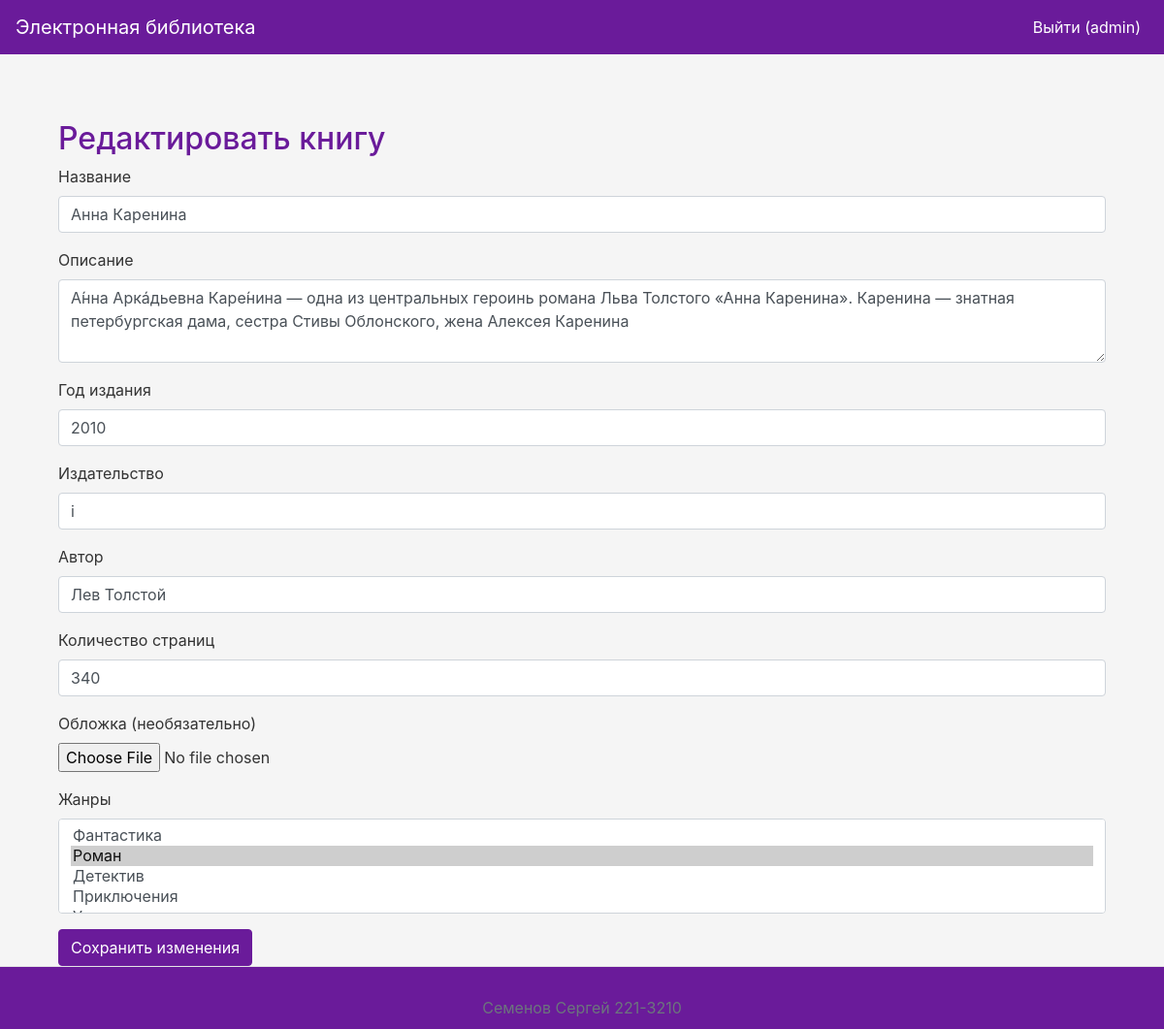
Screenshot of /edit/11 (signed in) with the database file from the repository.
### app.py (models this page shows, shortened)
class User(db.Model, UserMixin):
    id = db.Column(db.Integer, primary_key=True)
    username = db.Column(db.String(255), unique=True, nullable=False)
    password_hash = db.Column(db.String(255), nullable=False)
    last_name = db.Column(db.String(255), nullable=False)
    first_name = db.Column(db.String(255), nullable=False)
    middle_name = db.Column(db.String(255))
    role_id = db.Column(db.Integer, db.ForeignKey('role.id'), nullable=False)
    reviews = db.relationship('Review', backref='user', lazy=True)

class Book(db.Model):
    id = db.Column(db.Integer, primary_key=True)
    title = db.Column(db.String(255), nullable=False)
    description = db.Column(db.Text, nullable=False)
    year = db.Column(db.Integer, nullable=False)
    publisher = db.Column(db.String(255), nullable=False)
    author = db.Column(db.String(255), nullable=False)
    pages = db.Column(db.Integer, nullable=False)
    cover_id = db.Column(db.Integer, db.ForeignKey('cover.id'), nullable=True)
    genres = db.relationship('Genre', secondary='book_genre', back_populates='books')
    reviews = db.relationship('Review', backref='book', lazy=True)

### app.py (the view, shortened to what this page needs)
@app.route('/edit/<int:book_id>', methods=['GET', 'POST'])
@login_required
def edit_book(book_id):
    book = Book.query.get_or_404(book_id)
    if current_user.role.name not in ['Администратор', 'Модератор']:
        flash('У вас недостаточно прав для выполнения данного действия.', 'danger')
        return redirect(url_for('index'))
    genres = Genre.query.all()
    return render_template('edit_book.html', book=book, genres=genres)

### app.py (called while the page is built)
@login_manager.user_loader
def load_user(user_id):
    return User.query.get(int(user_id))

### templates/edit_book.html
{% extends "base.html" %}
{% block content %}
<div class="container mt-5">
    <h2>Редактировать книгу</h2>
    <form method="POST" enctype="multipart/form-data">
        <div class="form-group">
            <label for="title">Название</label>
            <input type="text" class="form-control" id="title" name="title" value="{{ book.title }}" required>
        </div>
        <div class="form-group">
            <label for="description">Описание</label>
            <textarea class="form-control" id="description" name="description" rows="3" required>{{ book.description }}</textarea>
        </div>
        <div class="form-group">
            <label for="year">Год издания</label>
            <input type="number" class="form-control" id="year" name="year" value="{{ book.year }}" required>
        </div>
        <div class="form-group">
            <label for="publisher">Издательство</label>
            <input type="text" class="form-control" id="publisher" name="publisher" value="{{ book.publisher }}" required>
        </div>
        <div class="form-group">
            <label for="author">Автор</label>
            <input type="text" class="form-control" id="author" name="author" value="{{ book.author }}" required>
        </div>
        <div class="form-group">
            <label for="pages">Количество страниц</label>
            <input type="number" class="form-control" id="pages" name="pages" value="{{ book.pages }}" required>
        </div>
        <div class="form-group">
            <label for="cover">Обложка (необязательно)</label>
            <input type="file" class="form-control-file" id="cover" name="cover">
        </div>
        <div class="form-group">
            <label for="genres">Жанры</label>
            <select multiple class="form-control" id="genres" name="genres">
                {% for genre in genres %}
                <option value="{{ genre.id }}" {% if genre in book.genres %}selected{% endif %}>{{ genre.name }}</option>
                {% endfor %}
            </select>
        </div>
        <button type="submit" class="btn btn-primary">Сохранить изменения</button>
    </form>
</div>
{% endblock %}

### templates/base.html (shortened to what this page needs)
<!DOCTYPE html>
<html lang="ru">
<head>
    <link rel="stylesheet" href="https://stackpath.bootstrapcdn.com/bootstrap/4.5.2/css/bootstrap.min.css">
    <link rel="stylesheet" href="{{ url_for('static', filename='styles.css') }}">
</head>
<body>
<nav class="navbar navbar-expand-lg navbar-dark bg-dark">
    <a class="navbar-brand" href="{{ url_for('index') }}">Электронная библиотека</a>
    <div class="collapse navbar-collapse" id="navbarNav">
        <ul class="navbar-nav ml-auto">
            {% if current_user.is_authenticated %}
                <li class="nav-item">
                    <a class="nav-link" href="{{ url_for('logout') }}">Выйти ({{ current_user.username }})</a>
                </li>
            {% endif %}
        </ul>
    </div>
</nav>
<div class="container">
    {% block content %}{% endblock %}
</div>
<footer class="footer">
    <div class="container">
        <span class="text-muted">Семенов Сергей 221-3210</span>
    </div>
</footer>
</body>
</html>

### static/styles.css (style rules this page uses)
body { background-color: #f5f5f5; color: #333; display: flex; flex-direction: column; min-height: 100vh; }
.navbar { background-color: #6a1b9a !important; }
.navbar-brand, .nav-link { color: #ffffff !important; }
.container { margin-top: 20px; flex: 1; }
.btn-primary { background-color: #6a1b9a; border-color: #6a1b9a; }
h1, h2 { color: #6a1b9a; }
.footer { background-color: #6a1b9a; color: #ffffff; padding: 10px 0; text-align: center; border-top: 1px solid #e5e5e5; }

### rows the page displays
User: username "admin"
Book: title "Анна Каренина", description "А́нна Аркáдьевна Каре́нина — одна из центральных героинь романа Льва Толстого «Анна Каренина». Каренина — знатная петербургская дама, сестра Стивы Облонского, жена Алексея Каренина", year "2010", publisher "i", author "Лев Толстой", pages "340"

### other values shown
form field genres "Фантастика / Роман ☑ / Детектив / Приключения"
